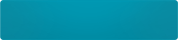
#> input picture media/views/list-focus.png, 178 x 40 px, found by its file name
$ python make_tron_focus.py ../media/views/list-focus.png
#> lines starting #> are read from the running program, lines starting #| are printed output that depends on the picture; after the words box and inside, x2 and y2 are one past the last pixel; in counts of white or black regions, pixels touching at a corner belong together
#!/usr/bin/env python3
"""Génère les textures de sélection Tron (style A+) de Next-Rapier.

Usage : python3 _tools/make_tron_focus.py <racine_skin>
Attention : les bascules des réglages recopient leur indicateur 1/2 depuis la texture en place.
"""
from PIL import Image, ImageDraw, ImageFilter
import numpy as np
CY=(0,216,255); WH=(225,252,255)
def focus(W,H,b,style='A',S=4):
    """style A : voile cyan dégradé + contour fin + barre lumineuse à gauche + coin coupé.
       style B : pas de contour ; barre gauche + soulignement lumineux + voile très léger."""
    W2,H2=W*S,H*S; im=Image.new('RGBA',(W2,H2),(0,0,0,0)); d=ImageDraw.Draw(im)
    # voile : dégradé horizontal (fort à gauche) — dans la zone centrale étirée
    a=np.zeros((H2,W2,4)); xs=np.linspace(0,1,W2)
    alpha=(70-45*xs) if style=='A' else (42-34*xs)
    a[...,0],a[...,1],a[...,2]=CY; a[...,3]=alpha[None,:]
    veil=Image.fromarray(a.astype(np.uint8),'RGBA')
    m=Image.new('L',(W2,H2),0); md=ImageDraw.Draw(m)
    cut=int(3*S)
    poly=[(0,0),(W2-1-cut,0),(W2-1,cut),(W2-1,H2-1),(0,H2-1)]
    md.polygon(poly,fill=255); im.paste(veil,(0,0),m)
    e=Image.new('RGBA',(W2,H2),(0,0,0,0)); ed=ImageDraw.Draw(e)
    if style=='A':
        ed.line(poly+[poly[0]],fill=CY+(230,),width=int(1*S))
    else:
        ed.line([(0,H2-1-int(0.5*S)),(W2-1,H2-1-int(0.5*S))],fill=CY+(240,),width=int(1.4*S))
        ed.line([(W2-1-cut,0),(W2-1,cut)],fill=CY+(200,),width=int(1*S))
    ed.rectangle([0,int(1*S),int(3*S),H2-1-int(1*S)],fill=WH+(255,))      # barre gauche (3 px, dans la marge fixe)
    glow=e.filter(ImageFilter.GaussianBlur(1.6*S))
    im.alpha_composite(glow); im.alpha_composite(e)
    return im.resize((W,H),Image.LANCZOS)

def focus_plus(W,H,b,S=4):
    """A+ : voile cyan plus dense, contour lumineux avec halo, barre gauche 4 px très lumineuse, coin coupé."""
#> called with W = 178, H = 40, b = 5, S = 4
    W2,H2=W*S,H*S; im=Image.new('RGBA',(W2,H2),(0,0,0,0))
#> after `W2, H2 = (W * S, H * S)`: W2 = 712; H2 = 160
#> after `im = Image.new('RGBA', (W2, H2), (0, 0, 0, 0))`: im: PIL image 712x160 RGBA; every value is 0
    a=np.zeros((H2,W2,4)); xs=np.linspace(0,1,W2); ys=np.linspace(0,1,H2)
#> after `xs = np.linspace(0, 1, W2)`: xs = 712 values from 0 to 1
#> after `ys = np.linspace(0, 1, H2)`: ys = 160 values from 0 to 1
    alpha=(115-60*xs)[None,:]*(1.0-0.25*ys[:,None])
    a[...,0],a[...,1],a[...,2]=CY; a[...,3]=alpha
#> after `a[..., 3] = alpha`:
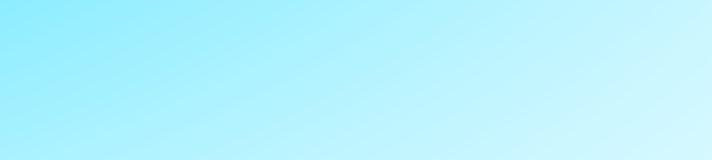
#> a: shape (160, 712, 4) float64; mean of channels 0, 1, 2, 3 0, 216, 255, 74.4; transparent parts drawn white
    veil=Image.fromarray(a.astype(np.uint8),'RGBA')
    cut=int(3.5*S)
    poly=[(0,0),(W2-1-cut,0),(W2-1,cut),(W2-1,H2-1),(0,H2-1)]
#> poly = [(0, 0), (697, 0), (711, 14), (711, 159), (0, 159)]
    m=Image.new('L',(W2,H2),0); ImageDraw.Draw(m).polygon(poly,fill=255); im.paste(veil,(0,0),m)
#> after `m = Image.new('L', (W2, H2), 0)`: m: PIL image 712x160 L; every value is 0
#> after `ImageDraw.Draw(m).polygon(poly, fill=255)`:
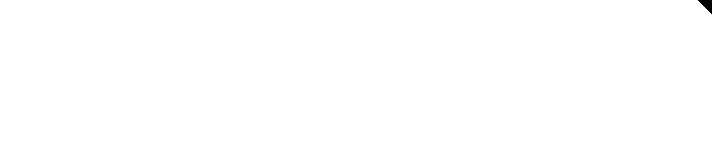
#> m: PIL image 712x160 L; 99.9% white; 1 black region, box (x1, y1, x2, y2) and area: (698, 0, 712, 14) 105
    e=Image.new('RGBA',(W2,H2),(0,0,0,0)); ed=ImageDraw.Draw(e)
    ed.line(poly+[poly[0]],fill=(120,240,255,255),width=int(1.2*S))
    ed.rectangle([0,0,int(4*S),H2-1],fill=WH+(255,))
    im.alpha_composite(e.filter(ImageFilter.GaussianBlur(2.2*S))); im.alpha_composite(e.filter(ImageFilter.GaussianBlur(0.8*S))); im.alpha_composite(e)
#> after `im.alpha_composite(e.filter(ImageFilter.GaussianBlur(2.2 * S)))`:
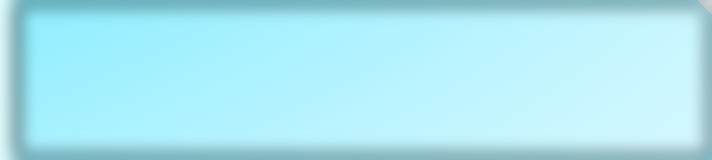
#> im: PIL image 712x160 RGBA; mean R, G, B, A 8.7, 195.7, 229.3, 88.4; transparent parts drawn white
#> after `im.alpha_composite(e.filter(ImageFilter.GaussianBlur(2.2 * S)))`:
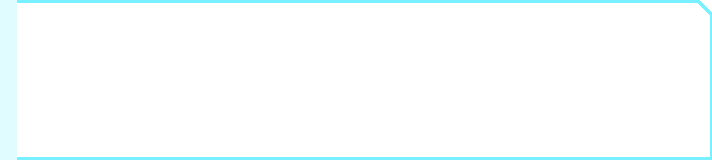
#> e: PIL image 712x160 RGBA; mean R, G, B, A 10.1, 15.5, 16.1, 16.1; transparent parts drawn white
#> after `im.alpha_composite(e.filter(ImageFilter.GaussianBlur(0.8 * S)))`:
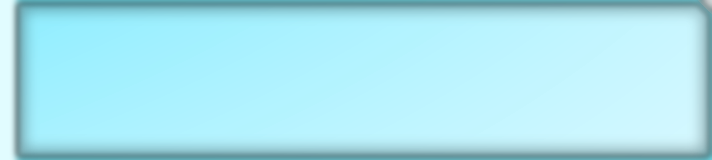
#> im: PIL image 712x160 RGBA; mean R, G, B, A 10.8, 194.9, 227.9, 93.8; transparent parts drawn white
#> after `im.alpha_composite(e)`:
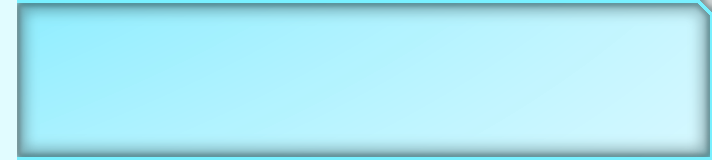
#> im: PIL image 712x160 RGBA; mean R, G, B, A 13.5, 199.2, 232.3, 95.5; transparent parts drawn white
    return im.resize((W,H),Image.LANCZOS)
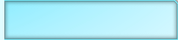
#> returned value: PIL image 178x40 RGBA; mean R, G, B, A 13.4, 198.7, 232.1, 95.4; transparent parts drawn white


def focus_alt(W, H, S=4):
    W2, H2 = W * S, H * S; im = Image.new('RGBA', (W2, H2), (0, 0, 0, 0))
    a = np.zeros((H2, W2, 4)); xs = np.linspace(0, 1, W2); a[..., 0], a[..., 1], a[..., 2] = CY; a[..., 3] = (40 - 22 * xs)[None, :]
    cut = int(3.5 * S); poly = [(0, 0), (W2 - 1 - cut, 0), (W2 - 1, cut), (W2 - 1, H2 - 1), (0, H2 - 1)]
    m = Image.new('L', (W2, H2), 0); ImageDraw.Draw(m).polygon(poly, fill=255); im.paste(Image.fromarray(a.astype(np.uint8), 'RGBA'), (0, 0), m)
    e = Image.new('RGBA', (W2, H2), (0, 0, 0, 0)); ed = ImageDraw.Draw(e)
    ed.line(poly + [poly[0]], fill=CY + (110,), width=int(1 * S)); ed.rectangle([0, 0, int(3 * S), H2 - 1], fill=CY + (170,))
    im.alpha_composite(e); return im.resize((W, H), Image.LANCZOS)


if __name__ == '__main__':
    import os, sys
    media = os.path.join(sys.argv[1], 'media')
    for p in ['views/list-focus.png', 'gui/menu-bar-button-focus.png', 'controls/button-focus.png', 'controls/settings-button-focus.png',
              'settings/settings-cat-button-alt-focus.png', 'gui/home-submenu-item-focus.png', 'views/wide-list-focus.png']:
#> (the run stopped early here; a loop or call above may not have finished)
